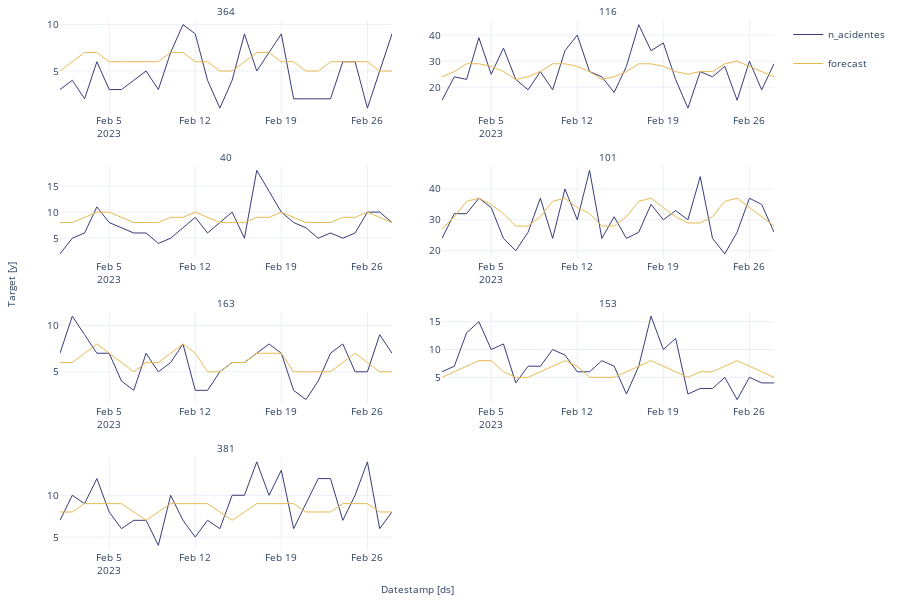

The notebook cell saved with this chart:
### Code cell
StatsForecast.plot(final_result)

### Figure 1 — Plotly figure (JSON) as saved in the notebook; plotly's stock layout.template omitted (floating-point values rounded to 4 significant figures)
{"data": [{"legendgroup": "n_acidentes", "line": {"color": "#393b79", "width": 1}, "mode": "lines", "name": "n_acidentes", "showlegend": true, "type": "scatter", "x": ["2023-02-01T00:00:00", "2023-02-02T00:00:00", "2023-02-03T00:00:00", "2023-02-04T00:00:00", "2023-02-05T00:00:00", "2023-02-06T00:00:00", "2023-02-07T00:00:00", "2023-02-08T00:00:00", "2023-02-09T00:00:00", "2023-02-10T00:00:00", "2023-02-11T00:00:00", "2023-02-12T00:00:00", "2023-02-13T00:00:00", "2023-02-14T00:00:00", "2023-02-15T00:00:00", "2023-02-16T00:00:00", "2023-02-17T00:00:00", "2023-02-18T00:00:00", "2023-02-19T00:00:00", "2023-02-20T00:00:00", "2023-02-21T00:00:00", "2023-02-22T00:00:00", "2023-02-23T00:00:00", "2023-02-24T00:00:00", "2023-02-25T00:00:00", "2023-02-26T00:00:00", "2023-02-27T00:00:00", "2023-02-28T00:00:00"], "xaxis": "x", "y": [3, 4, 2, 6, 3, 3, 4, 5, 3, 7, 10, 9, 4, 1, 4, 9, 5, 7, 9, 2, 2, 2, 2, 6, 6, 1, 5, 9], "yaxis": "y"}, {"legendgroup": "forecast", "line": {"color": "#e7ba52", "width": 1}, "mode": "lines", "name": "forecast", "showlegend": true, "type": "scatter", "x": ["2023-02-01T00:00:00", "2023-02-02T00:00:00", "2023-02-03T00:00:00", "2023-02-04T00:00:00", "2023-02-05T00:00:00", "2023-02-06T00:00:00", "2023-02-07T00:00:00", "2023-02-08T00:00:00", "2023-02-09T00:00:00", "2023-02-10T00:00:00", "2023-02-11T00:00:00", "2023-02-12T00:00:00", "2023-02-13T00:00:00", "2023-02-14T00:00:00", "2023-02-15T00:00:00", "2023-02-16T00:00:00", "2023-02-17T00:00:00", "2023-02-18T00:00:00", "2023-02-19T00:00:00", "2023-02-20T00:00:00", "2023-02-21T00:00:00", "2023-02-22T00:00:00", "2023-02-23T00:00:00", "2023-02-24T00:00:00", "2023-02-25T00:00:00", "2023-02-26T00:00:00", "2023-02-27T00:00:00", "2023-02-28T00:00:00"], "xaxis": "x", "y": [5, 6, 7, 7, 6, 6, 6, 6, 6, 7, 7, 6, 6, 5, 5, 6, 7, 7, 6, 6, 5, 5, 6, 6, 6, 6, 5, 5], "yaxis": "y"}, {"legendgroup": "n_acidentes", "line": {"color": "#393b79", "width": 1}, "mode": "lines", "name": "n_acidentes", "showlegend": false, "type": "scatter", "x": ["2023-02-01T00:00:00", "2023-02-02T00:00:00", "2023-02-03T00:00:00", "2023-02-04T00:00:00", "2023-02-05T00:00:00", "2023-02-06T00:00:00", "2023-02-07T00:00:00", "2023-02-08T00:00:00", "2023-02-09T00:00:00", "2023-02-10T00:00:00", "2023-02-11T00:00:00", "2023-02-12T00:00:00", "2023-02-13T00:00:00", "2023-02-14T00:00:00", "2023-02-15T00:00:00", "2023-02-16T00:00:00", "2023-02-17T00:00:00", "2023-02-18T00:00:00", "2023-02-19T00:00:00", "2023-02-20T00:00:00", "2023-02-21T00:00:00", "2023-02-22T00:00:00", "2023-02-23T00:00:00", "2023-02-24T00:00:00", "2023-02-25T00:00:00", "2023-02-26T00:00:00", "2023-02-27T00:00:00", "2023-02-28T00:00:00"], "xaxis": "x2", "y": [15, 24, 23, 39, 25, 35, 23, 19, 26, 19, 34, 40, 26, 24, 18, 28, 44, 34, 37, 23, 12, 26, 24, 28, 15, 30, 19, 29], "yaxis": "y2"}, {"legendgroup": "forecast", "line": {"color": "#e7ba52", "width": 1}, "mode": "lines", "name": "forecast", "showlegend": false, "type": "scatter", "x": ["2023-02-01T00:00:00", "2023-02-02T00:00:00", "2023-02-03T00:00:00", "2023-02-04T00:00:00", "2023-02-05T00:00:00", "2023-02-06T00:00:00", "2023-02-07T00:00:00", "2023-02-08T00:00:00", "2023-02-09T00:00:00", "2023-02-10T00:00:00", "2023-02-11T00:00:00", "2023-02-12T00:00:00", "2023-02-13T00:00:00", "2023-02-14T00:00:00", "2023-02-15T00:00:00", "2023-02-16T00:00:00", "2023-02-17T00:00:00", "2023-02-18T00:00:00", "2023-02-19T00:00:00", "2023-02-20T00:00:00", "2023-02-21T00:00:00", "2023-02-22T00:00:00", "2023-02-23T00:00:00", "2023-02-24T00:00:00", "2023-02-25T00:00:00", "2023-02-26T00:00:00", "2023-02-27T00:00:00", "2023-02-28T00:00:00"], "xaxis": "x2", "y": [24, 26, 29, 29, 28, 26, 23, 24, 26, 29, 29, 28, 26, 23, 24, 26, 29, 29, 28, 26, 25, 26, 26, 29, 30, 28, 26, 24], "yaxis": "y2"}, {"legendgroup": "n_acidentes", "line": {"color": "#393b79", "width": 1}, "mode": "lines", "name": "n_acidentes", "showlegend": false, "type": "scatter", "x": ["2023-02-01T00:00:00", "2023-02-02T00:00:00", "2023-02-03T00:00:00", "2023-02-04T00:00:00", "2023-02-05T00:00:00", "2023-02-06T00:00:00", "2023-02-07T00:00:00", "2023-02-08T00:00:00", "2023-02-09T00:00:00", "2023-02-10T00:00:00", "2023-02-11T00:00:00", "2023-02-12T00:00:00", "2023-02-13T00:00:00", "2023-02-14T00:00:00", "2023-02-15T00:00:00", "2023-02-16T00:00:00", "2023-02-17T00:00:00", "2023-02-18T00:00:00", "2023-02-19T00:00:00", "2023-02-20T00:00:00", "2023-02-21T00:00:00", "2023-02-22T00:00:00", "2023-02-23T00:00:00", "2023-02-24T00:00:00", "2023-02-25T00:00:00", "2023-02-26T00:00:00", "2023-02-27T00:00:00", "2023-02-28T00:00:00"], "xaxis": "x3", "y": [2, 5, 6, 11, 8, 7, 6, 6, 4, 5, 7, 9, 6, 8, 10, 5, 18, 14, 10, 8, 7, 5, 6, 5, 6, 10, 10, 8], "yaxis": "y3"}, {"legendgroup": "forecast", "line": {"color": "#e7ba52", "width": 1}, "mode": "lines", "name": "forecast", "showlegend": false, "type": "scatter", "x": ["2023-02-01T00:00:00", "2023-02-02T00:00:00", "2023-02-03T00:00:00", "2023-02-04T00:00:00", "2023-02-05T00:00:00", "2023-02-06T00:00:00", "2023-02-07T00:00:00", "2023-02-08T00:00:00", "2023-02-09T00:00:00", "2023-02-10T00:00:00", "2023-02-11T00:00:00", "2023-02-12T00:00:00", "2023-02-13T00:00:00", "2023-02-14T00:00:00", "2023-02-15T00:00:00", "2023-02-16T00:00:00", "2023-02-17T00:00:00", "2023-02-18T00:00:00", "2023-02-19T00:00:00", "2023-02-20T00:00:00", "2023-02-21T00:00:00", "2023-02-22T00:00:00", "2023-02-23T00:00:00", "2023-02-24T00:00:00", "2023-02-25T00:00:00", "2023-02-26T00:00:00", "2023-02-27T00:00:00", "2023-02-28T00:00:00"], "xaxis": "x3", "y": [8, 8, 9, 10, 10, 9, 8, 8, 8, 9, 9, 10, 9, 8, 8, 8, 9, 9, 10, 9, 8, 8, 8, 9, 9, 10, 9, 8], "yaxis": "y3"}, {"legendgroup": "n_acidentes", "line": {"color": "#393b79", "width": 1}, "mode": "lines", "name": "n_acidentes", "showlegend": false, "type": "scatter", "x": ["2023-02-01T00:00:00", "2023-02-02T00:00:00", "2023-02-03T00:00:00", "2023-02-04T00:00:00", "2023-02-05T00:00:00", "2023-02-06T00:00:00", "2023-02-07T00:00:00", "2023-02-08T00:00:00", "2023-02-09T00:00:00", "2023-02-10T00:00:00", "2023-02-11T00:00:00", "2023-02-12T00:00:00", "2023-02-13T00:00:00", "2023-02-14T00:00:00", "2023-02-15T00:00:00", "2023-02-16T00:00:00", "2023-02-17T00:00:00", "2023-02-18T00:00:00", "2023-02-19T00:00:00", "2023-02-20T00:00:00", "2023-02-21T00:00:00", "2023-02-22T00:00:00", "2023-02-23T00:00:00", "2023-02-24T00:00:00", "2023-02-25T00:00:00", "2023-02-26T00:00:00", "2023-02-27T00:00:00", "2023-02-28T00:00:00"], "xaxis": "x4", "y": [24, 32, 32, 37, 34, 24, 20, 26, 37, 24, 40, 30, 46, 24, 31, 24, 26, 35, 30, 33, 30, 44, 24, 19, 26, 37, 35, 26], "yaxis": "y4"}, {"legendgroup": "forecast", "line": {"color": "#e7ba52", "width": 1}, "mode": "lines", "name": "forecast", "showlegend": false, "type": "scatter", "x": ["2023-02-01T00:00:00", "2023-02-02T00:00:00", "2023-02-03T00:00:00", "2023-02-04T00:00:00", "2023-02-05T00:00:00", "2023-02-06T00:00:00", "2023-02-07T00:00:00", "2023-02-08T00:00:00", "2023-02-09T00:00:00", "2023-02-10T00:00:00", "2023-02-11T00:00:00", "2023-02-12T00:00:00", "2023-02-13T00:00:00", "2023-02-14T00:00:00", "2023-02-15T00:00:00", "2023-02-16T00:00:00", "2023-02-17T00:00:00", "2023-02-18T00:00:00", "2023-02-19T00:00:00", "2023-02-20T00:00:00", "2023-02-21T00:00:00", "2023-02-22T00:00:00", "2023-02-23T00:00:00", "2023-02-24T00:00:00", "2023-02-25T00:00:00", "2023-02-26T00:00:00", "2023-02-27T00:00:00", "2023-02-28T00:00:00"], "xaxis": "x4", "y": [27, 31, 36, 37, 35, 32, 28, 28, 31, 36, 37, 34, 32, 28, 28, 31, 36, 37, 34, 31, 29, 29, 31, 36, 37, 34, 31, 28], "yaxis": "y4"}, {"legendgroup": "n_acidentes", "line": {"color": "#393b79", "width": 1}, "mode": "lines", "name": "n_acidentes", "showlegend": false, "type": "scatter", "x": ["2023-02-01T00:00:00", "2023-02-02T00:00:00", "2023-02-03T00:00:00", "2023-02-04T00:00:00", "2023-02-05T00:00:00", "2023-02-06T00:00:00", "2023-02-07T00:00:00", "2023-02-08T00:00:00", "2023-02-09T00:00:00", "2023-02-10T00:00:00", "2023-02-11T00:00:00", "2023-02-12T00:00:00", "2023-02-13T00:00:00", "2023-02-14T00:00:00", "2023-02-15T00:00:00", "2023-02-16T00:00:00", "2023-02-17T00:00:00", "2023-02-18T00:00:00", "2023-02-19T00:00:00", "2023-02-20T00:00:00", "2023-02-21T00:00:00", "2023-02-22T00:00:00", "2023-02-23T00:00:00", "2023-02-24T00:00:00", "2023-02-25T00:00:00", "2023-02-26T00:00:00", "2023-02-27T00:00:00", "2023-02-28T00:00:00"], "xaxis": "x5", "y": [7, 11, 9, 7, 7, 4, 3, 7, 5, 6, 8, 3, 3, 5, 6, 6, 7, 8, 7, 3, 2, 4, 7, 8, 5, 5, 9, 7], "yaxis": "y5"}, {"legendgroup": "forecast", "line": {"color": "#e7ba52", "width": 1}, "mode": "lines", "name": "forecast", "showlegend": false, "type": "scatter", "x": ["2023-02-01T00:00:00", "2023-02-02T00:00:00", "2023-02-03T00:00:00", "2023-02-04T00:00:00", "2023-02-05T00:00:00", "2023-02-06T00:00:00", "2023-02-07T00:00:00", "2023-02-08T00:00:00", "2023-02-09T00:00:00", "2023-02-10T00:00:00", "2023-02-11T00:00:00", "2023-02-12T00:00:00", "2023-02-13T00:00:00", "2023-02-14T00:00:00", "2023-02-15T00:00:00", "2023-02-16T00:00:00", "2023-02-17T00:00:00", "2023-02-18T00:00:00", "2023-02-19T00:00:00", "2023-02-20T00:00:00", "2023-02-21T00:00:00", "2023-02-22T00:00:00", "2023-02-23T00:00:00", "2023-02-24T00:00:00", "2023-02-25T00:00:00", "2023-02-26T00:00:00", "2023-02-27T00:00:00", "2023-02-28T00:00:00"], "xaxis": "x5", "y": [6, 6, 7, 8, 7, 6, 5, 6, 6, 7, 8, 7, 5, 5, 6, 6, 7, 7, 7, 5, 5, 5, 5, 6, 7, 6, 5, 5], "yaxis": "y5"}, {"legendgroup": "n_acidentes", "line": {"color": "#393b79", "width": 1}, "mode": "lines", "name": "n_acidentes", "showlegend": false, "type": "scatter", "x": ["2023-02-01T00:00:00", "2023-02-02T00:00:00", "2023-02-03T00:00:00", "2023-02-04T00:00:00", "2023-02-05T00:00:00", "2023-02-06T00:00:00", "2023-02-07T00:00:00", "2023-02-08T00:00:00", "2023-02-09T00:00:00", "2023-02-10T00:00:00", "2023-02-11T00:00:00", "2023-02-12T00:00:00", "2023-02-13T00:00:00", "2023-02-14T00:00:00", "2023-02-15T00:00:00", "2023-02-16T00:00:00", "2023-02-17T00:00:00", "2023-02-18T00:00:00", "2023-02-19T00:00:00", "2023-02-20T00:00:00", "2023-02-21T00:00:00", "2023-02-22T00:00:00", "2023-02-23T00:00:00", "2023-02-24T00:00:00", "2023-02-25T00:00:00", "2023-02-26T00:00:00", "2023-02-27T00:00:00", "2023-02-28T00:00:00"], "xaxis": "x6", "y": [6, 7, 13, 15, 10, 11, 4, 7, 7, 10, 9, 6, 6, 8, 7, 2, 7, 16, 10, 12, 2, 3, 3, 5, 1, 5, 4, 4], "yaxis": "y6"}, {"legendgroup": "forecast", "line": {"color": "#e7ba52", "width": 1}, "mode": "lines", "name": "forecast", "showlegend": false, "type": "scatter", "x": ["2023-02-01T00:00:00", "2023-02-02T00:00:00", "2023-02-03T00:00:00", "2023-02-04T00:00:00", "2023-02-05T00:00:00", "2023-02-06T00:00:00", "2023-02-07T00:00:00", "2023-02-08T00:00:00", "2023-02-09T00:00:00", "2023-02-10T00:00:00", "2023-02-11T00:00:00", "2023-02-12T00:00:00", "2023-02-13T00:00:00", "2023-02-14T00:00:00", "2023-02-15T00:00:00", "2023-02-16T00:00:00", "2023-02-17T00:00:00", "2023-02-18T00:00:00", "2023-02-19T00:00:00", "2023-02-20T00:00:00", "2023-02-21T00:00:00", "2023-02-22T00:00:00", "2023-02-23T00:00:00", "2023-02-24T00:00:00", "2023-02-25T00:00:00", "2023-02-26T00:00:00", "2023-02-27T00:00:00", "2023-02-28T00:00:00"], "xaxis": "x6", "y": [5, 6, 7, 8, 8, 6, 5, 5, 6, 7, 8, 7, 5, 5, 5, 6, 7, 8, 7, 6, 5, 6, 6, 7, 8, 7, 6, 5], "yaxis": "y6"}, {"legendgroup": "n_acidentes", "line": {"color": "#393b79", "width": 1}, "mode": "lines", "name": "n_acidentes", "showlegend": false, "type": "scatter", "x": ["2023-02-01T00:00:00", "2023-02-02T00:00:00", "2023-02-03T00:00:00", "2023-02-04T00:00:00", "2023-02-05T00:00:00", "2023-02-06T00:00:00", "2023-02-07T00:00:00", "2023-02-08T00:00:00", "2023-02-09T00:00:00", "2023-02-10T00:00:00", "2023-02-11T00:00:00", "2023-02-12T00:00:00", "2023-02-13T00:00:00", "2023-02-14T00:00:00", "2023-02-15T00:00:00", "2023-02-16T00:00:00", "2023-02-17T00:00:00", "2023-02-18T00:00:00", "2023-02-19T00:00:00", "2023-02-20T00:00:00", "2023-02-21T00:00:00", "2023-02-22T00:00:00", "2023-02-23T00:00:00", "2023-02-24T00:00:00", "2023-02-25T00:00:00", "2023-02-26T00:00:00", "2023-02-27T00:00:00", "2023-02-28T00:00:00"], "xaxis": "x7", "y": [7, 10, 9, 12, 8, 6, 7, 7, 4, 10, 7, 5, 7, 6, 10, 10, 14, 10, 13, 6, 9, 12, 12, 7, 10, 14, 6, 8], "yaxis": "y7"}, {"legendgroup": "forecast", "line": {"color": "#e7ba52", "width": 1}, "mode": "lines", "name": "forecast", "showlegend": false, "type": "scatter", "x": ["2023-02-01T00:00:00", "2023-02-02T00:00:00", "2023-02-03T00:00:00", "2023-02-04T00:00:00", "2023-02-05T00:00:00", "2023-02-06T00:00:00", "2023-02-07T00:00:00", "2023-02-08T00:00:00", "2023-02-09T00:00:00", "2023-02-10T00:00:00", "2023-02-11T00:00:00", "2023-02-12T00:00:00", "2023-02-13T00:00:00", "2023-02-14T00:00:00", "2023-02-15T00:00:00", "2023-02-16T00:00:00", "2023-02-17T00:00:00", "2023-02-18T00:00:00", "2023-02-19T00:00:00", "2023-02-20T00:00:00", "2023-02-21T00:00:00", "2023-02-22T00:00:00", "2023-02-23T00:00:00", "2023-02-24T00:00:00", "2023-02-25T00:00:00", "2023-02-26T00:00:00", "2023-02-27T00:00:00", "2023-02-28T00:00:00"], "xaxis": "x7", "y": [8, 8, 9, 9, 9, 9, 8, 7, 8, 9, 9, 9, 9, 8, 7, 8, 9, 9, 9, 9, 8, 8, 8, 9, 9, 9, 8, 8], "yaxis": "y7"}], "layout": {"annotations": [{"font": {"size": 10}, "showarrow": false, "text": "364", "x": 0.2325, "xanchor": "center", "xref": "paper", "y": 1, "yanchor": "bottom", "yref": "paper"}, {"font": {"size": 10}, "showarrow": false, "text": "116", "x": 0.7675, "xanchor": "center", "xref": "paper", "y": 1, "yanchor": "bottom", "yref": "paper"}, {"font": {"size": 10}, "showarrow": false, "text": "40", "x": 0.2325, "xanchor": "center", "xref": "paper", "y": 0.725, "yanchor": "bottom", "yref": "paper"}, {"font": {"size": 10}, "showarrow": false, "text": "101", "x": 0.7675, "xanchor": "center", "xref": "paper", "y": 0.725, "yanchor": "bottom", "yref": "paper"}, {"font": {"size": 10}, "showarrow": false, "text": "163", "x": 0.2325, "xanchor": "center", "xref": "paper", "y": 0.45, "yanchor": "bottom", "yref": "paper"}, {"font": {"size": 10}, "showarrow": false, "text": "153", "x": 0.7675, "xanchor": "center", "xref": "paper", "y": 0.45, "yanchor": "bottom", "yref": "paper"}, {"font": {"size": 10}, "showarrow": false, "text": "381", "x": 0.2325, "xanchor": "center", "xref": "paper", "y": 0.175, "yanchor": "bottom", "yref": "paper"}, {"font": {"size": 10}, "showarrow": false, "text": "Datestamp [ds]", "x": 0.5, "xanchor": "center", "xref": "paper", "y": 0, "yanchor": "top", "yref": "paper", "yshift": -30}, {"font": {"size": 10}, "showarrow": false, "text": "Target [y]", "textangle": -90, "x": 0, "xanchor": "right", "xref": "paper", "xshift": -40, "y": 0.5, "yanchor": "middle", "yref": "paper"}], "autosize": true, "font": {"size": 10}, "height": 600, "margin": {"b": 50, "l": 60, "r": 10, "t": 20}, "xaxis": {"anchor": "y", "domain": [0, 0.465], "showticklabels": true, "visible": true}, "xaxis2": {"anchor": "y2", "domain": [0.535, 1.0], "showticklabels": true, "visible": true}, "xaxis3": {"anchor": "y3", "domain": [0, 0.465], "showticklabels": true, "visible": true}, "xaxis4": {"anchor": "y4", "domain": [0.535, 1.0], "showticklabels": true, "visible": true}, "xaxis5": {"anchor": "y5", "domain": [0, 0.465], "showticklabels": true, "visible": true}, "xaxis6": {"anchor": "y6", "domain": [0.535, 1.0], "showticklabels": true, "visible": true}, "xaxis7": {"anchor": "y7", "domain": [0, 0.465], "showticklabels": true, "visible": true}, "xaxis8": {"anchor": "y8", "domain": [0.535, 1.0], "showticklabels": true, "visible": true}, "yaxis": {"anchor": "x", "domain": [0.825, 1]}, "yaxis2": {"anchor": "x2", "domain": [0.825, 1]}, "yaxis3": {"anchor": "x3", "domain": [0.55, 0.725]}, "yaxis4": {"anchor": "x4", "domain": [0.55, 0.725]}, "yaxis5": {"anchor": "x5", "domain": [0.275, 0.45]}, "yaxis6": {"anchor": "x6", "domain": [0.275, 0.45]}, "yaxis7": {"anchor": "x7", "domain": [0, 0.175]}, "yaxis8": {"anchor": "x8", "domain": [0, 0.175]}}}
